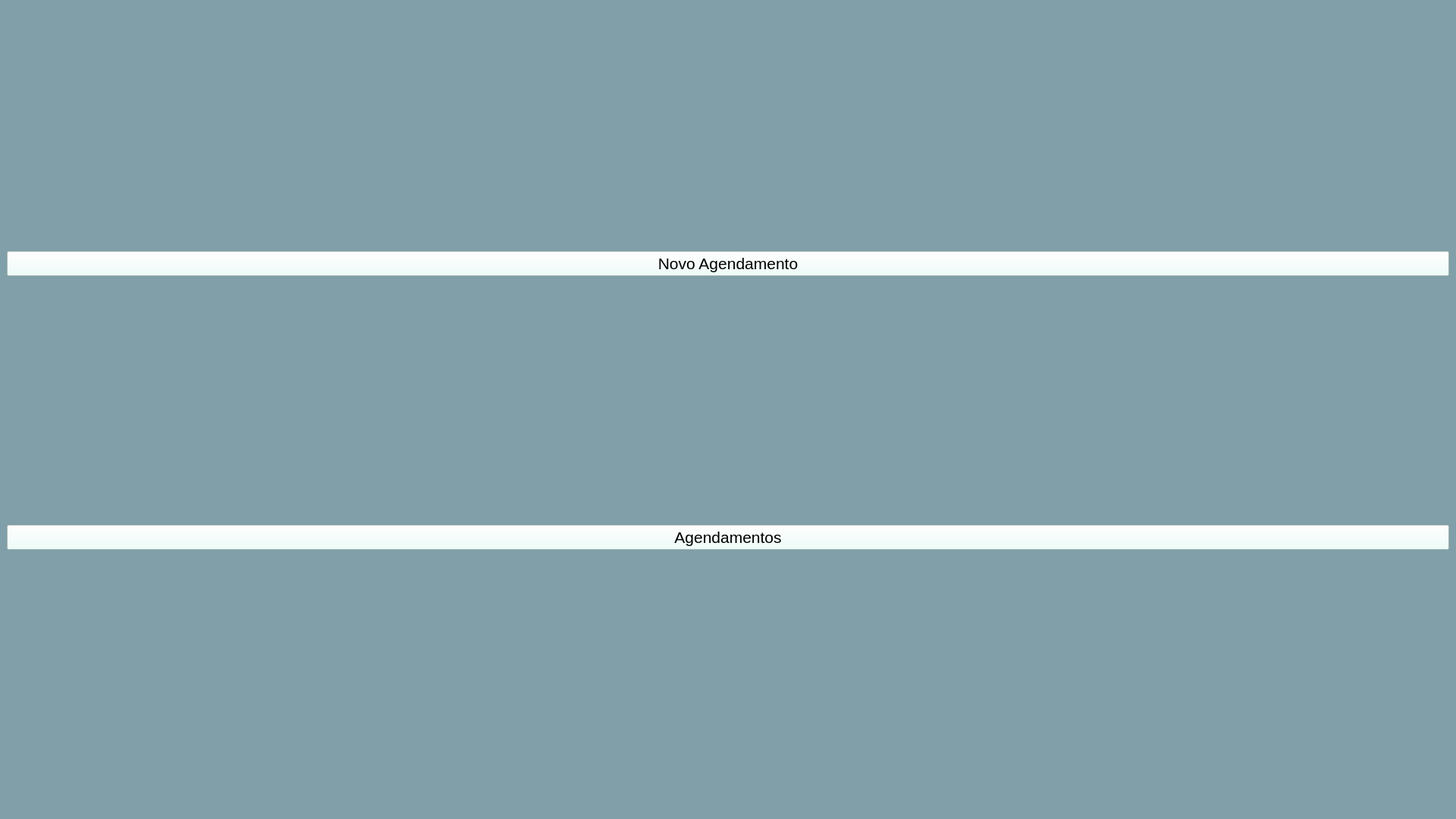
<?xml version="1.0" encoding="UTF-8"?>
<ui version="4.0">
 <class>MainWindow</class>
 <widget class="QMainWindow" name="MainWindow">
  <property name="geometry">
   <rect>
    <x>0</x>
    <y>0</y>
    <width>1920</width>
    <height>1080</height>
   </rect>
  </property>
  <property name="windowTitle">
   <string>MainWindow</string>
  </property>
  <property name="styleSheet">
   <string notr="true">
background-color: rgb(128, 159, 168);</string>
  </property>
  <widget class="QWidget" name="centralwidget">
   <layout class="QVBoxLayout" name="verticalLayout">
    <item>
     <widget class="QPushButton" name="pushButton_2">
      <property name="font">
       <font>
        <pointsize>16</pointsize>
       </font>
      </property>
      <property name="styleSheet">
       <string notr="true">background-color: rgb(234, 255, 251);</string>
      </property>
      <property name="text">
       <string>Novo Agendamento</string>
      </property>
     </widget>
    </item>
    <item>
     <widget class="QPushButton" name="pushButton_3">
      <property name="font">
       <font>
        <pointsize>16</pointsize>
       </font>
      </property>
      <property name="styleSheet">
       <string notr="true">background-color: rgb(234, 255, 251);</string>
      </property>
      <property name="text">
       <string>Agendamentos</string>
      </property>
     </widget>
    </item>
   </layout>
  </widget>
  <widget class="QMenuBar" name="menubar">
   <property name="geometry">
    <rect>
     <x>0</x>
     <y>0</y>
     <width>1920</width>
     <height>22</height>
    </rect>
   </property>
  </widget>
  <widget class="QStatusBar" name="statusbar"/>
 </widget>
 <resources/>
 <connections/>
</ui>
